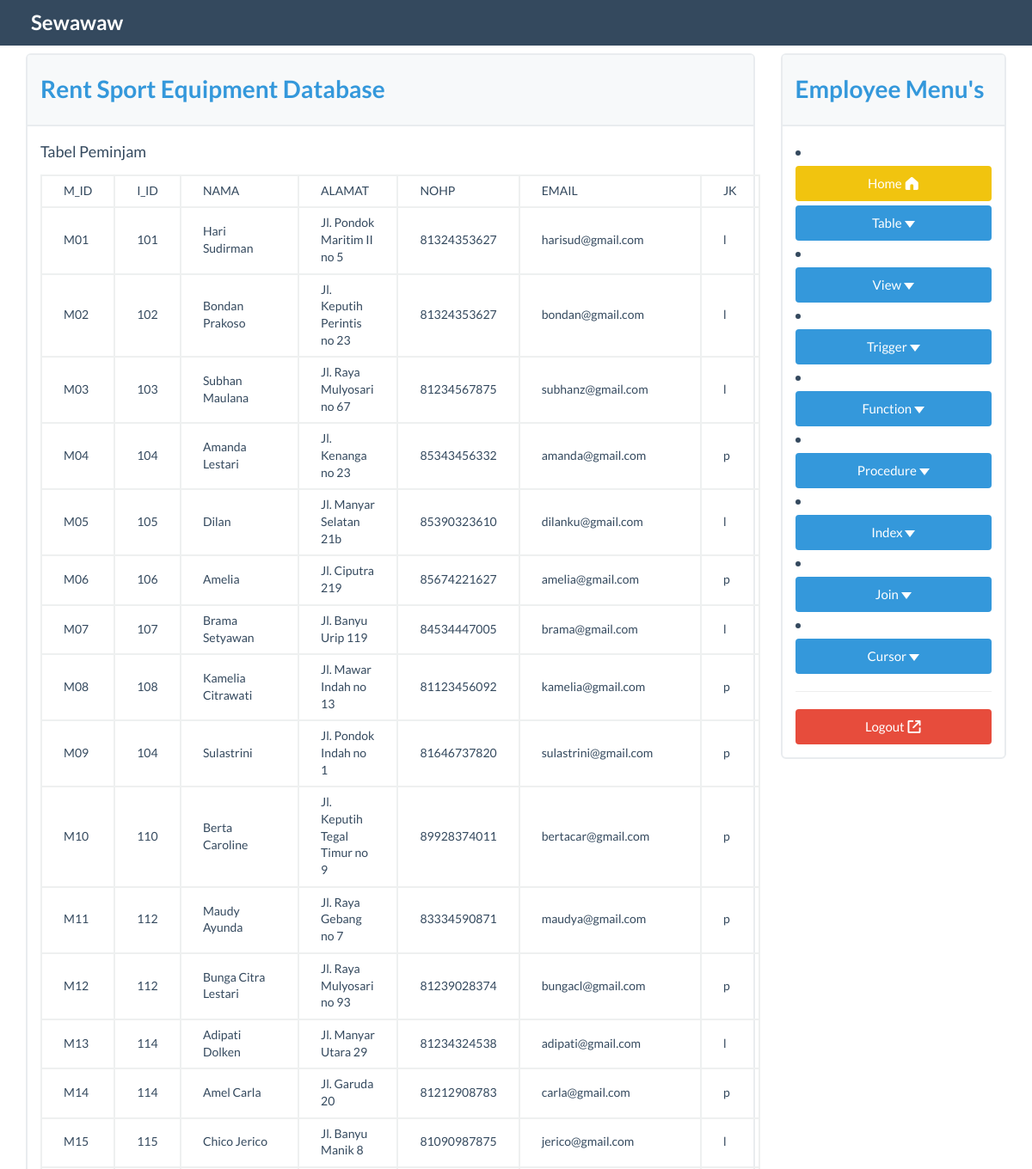
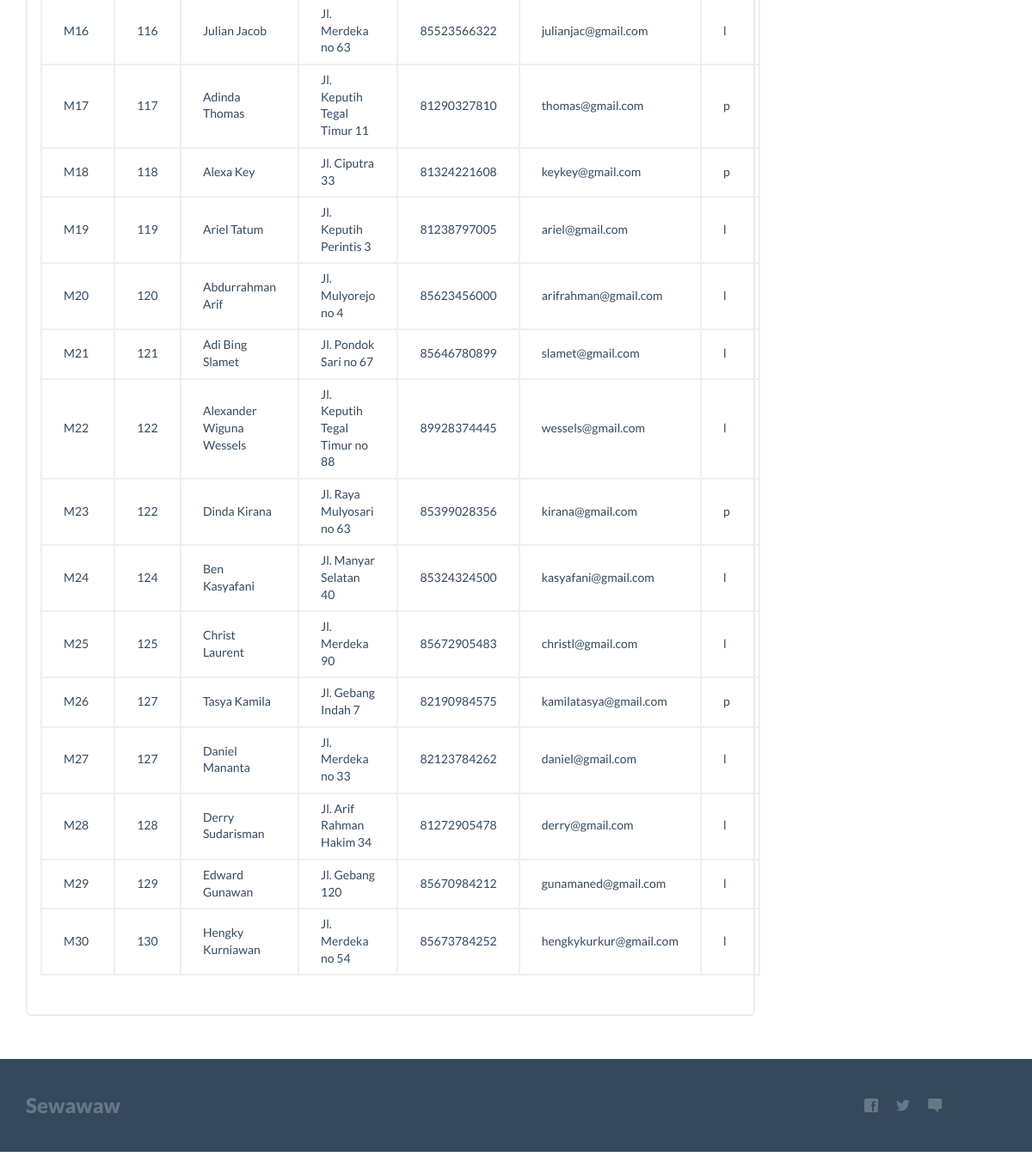
/peminjam.php, run on the app's committed database (2 pictures, top to bottom).
### tables this page shows
CREATE TABLE PEMINJAM(
 m_id CHAR(3) NOT NULL,
 i_id INT NOT NULL AUTO_INCREMENT,
 m_nama VARCHAR(50),
 m_alamat VARCHAR(100),
 m_nohp NUMERIC(12),
 m_email VARCHAR(100),
 m_jk CHAR(1),
 PRIMARY KEY (m_id),
 FOREIGN KEY(i_id) REFERENCES INSTANSI(i_id)
);

### peminjam.php (the view, shortened to what this page needs)
<!DOCTYPE html>
<html lang="en">
<head>
  <link rel="stylesheet" href="css/bootstrap.min.css">
    <link href="css/flat-ui-pro.css" rel="stylesheet">
</head>
<body>
<?php
include ("inc/navbar.php");?>
<div class="container">
	<br>
	<br>
  <div class="row">
    <div class="col-md-9" name="maincontent" id="maincontent">
		<div id="exercise" name="exercise" class="panel panel-info">
		<div class="panel-heading"><h5>Rent Sport Equipment Database</h5></div>
			<div class="panel-body">
			Tabel Peminjam<br>
			<table class="table table-bordered" style="margin-top:10px;">
				<tr >
			      <td>M_ID</td>
			      <td>I_ID</td>
			      <td>NAMA</td>
			      <td>ALAMAT</td>
			      <td>NOHP</td>
			      <td>EMAIL</td>
			      <td>JK</td>
			    </tr>
				 <?php
				      include 'inc/dbconn.php';
				      $query = "SELECT * FROM peminjam ORDER BY M_ID ASC";
				      $qr=mysqli_query($sqlconnect,$query);
				      while($data = mysqli_fetch_array($qr))
				      {
				        echo "<tr>";
				        echo "<td>$data[m_id]</td>";
				        echo "<td>$data[i_id]</td>";
				        echo "<td>$data[m_nama]</td>";
				        echo "<td>$data[m_alamat]</td>";
				        echo "<td>$data[m_nohp]</td>";
				        echo "<td>$data[m_email]</td>";
				        echo "<td>$data[m_jk]</td>";
				        echo "</tr>";
				      }
				      ?>
				    </table>
			</div>
		</div>
    </div>
   <div class="col-md-3">
		<?php
		include ("inc/sidebar-menu.php");?>
    </div>
  </div>
</div>
<?php
include ("inc/footer.php");?>
</body>
</html>

### data on the page
peminjam: m_id "M01", i "101", m_nama "Hari Sudirman", m_alamat "Jl. Pondok Maritim II no 5", m_nohp "81324353627", m_email "harisud@gmail.com", m_jk "l"
peminjam: m_id "M02", i "102", m_nama "Bondan Prakoso", m_alamat "Jl. Keputih Perintis no 23", m_nohp "81324353627", m_email "bondan@gmail.com", m_jk "l"
peminjam: m_id "M03", i "103", m_nama "Subhan Maulana", m_alamat "Jl. Raya Mulyosari no 67", m_nohp "81234567875", m_email "subhanz@gmail.com", m_jk "l"
peminjam: m_id "M04", i "104", m_nama "Amanda Lestari", m_alamat "Jl. Kenanga no 23", m_nohp "85343456332", m_email "amanda@gmail.com", m_jk "p"
peminjam: m_id "M05", i "105", m_nama "Dilan", m_alamat "Jl. Manyar Selatan 21b", m_nohp "85390323610", m_email "dilanku@gmail.com", m_jk "l"
peminjam: m_id "M06", i "106", m_nama "Amelia", m_alamat "Jl. Ciputra 219", m_nohp "85674221627", m_email "amelia@gmail.com", m_jk "p"
peminjam: m_id "M07", i "107", m_nama "Brama Setyawan", m_alamat "Jl. Banyu Urip 119", m_nohp "84534447005", m_email "brama@gmail.com", m_jk "l"
peminjam: m_id "M08", i "108", m_nama "Kamelia Citrawati", m_alamat "Jl. Mawar Indah no 13", m_nohp "81123456092", m_email "kamelia@gmail.com", m_jk "p"
peminjam: m_id "M09", i "104", m_nama "Sulastrini", m_alamat "Jl. Pondok Indah no 1", m_nohp "81646737820", m_email "sulastrini@gmail.com", m_jk "p"
peminjam: m_id "M10", i "110", m_nama "Berta Caroline", m_alamat "Jl. Keputih Tegal Timur no 9", m_nohp "89928374011", m_email "bertacar@gmail.com", m_jk "p"
peminjam: m_id "M11", i "112", m_nama "Maudy Ayunda", m_alamat "Jl. Raya Gebang no 7", m_nohp "83334590871", m_email "maudya@gmail.com", m_jk "p"
peminjam: m_id "M12", i "112", m_nama "Bunga Citra Lestari", m_alamat "Jl. Raya Mulyosari no 93", m_nohp "81239028374", m_email "bungacl@gmail.com", m_jk "p"
peminjam: m_id "M13", i "114", m_nama "Adipati Dolken", m_alamat "Jl. Manyar Utara 29", m_nohp "81234324538", m_email "adipati@gmail.com", m_jk "l"
peminjam: m_id "M14", i "114", m_nama "Amel Carla", m_alamat "Jl. Garuda 20", m_nohp "81212908783", m_email "carla@gmail.com", m_jk "p"
peminjam: m_id "M15", i "115", m_nama "Chico Jerico", m_alamat "Jl. Banyu Manik 8", m_nohp "81090987875", m_email "jerico@gmail.com", m_jk "l"
peminjam: m_id "M16", i "116", m_nama "Julian Jacob", m_alamat "Jl. Merdeka no 63", m_nohp "85523566322", m_email "julianjac@gmail.com", m_jk "l"
peminjam: m_id "M17", i "117", m_nama "Adinda Thomas", m_alamat "Jl. Keputih Tegal Timur 11", m_nohp "81290327810", m_email "thomas@gmail.com", m_jk "p"
peminjam: m_id "M18", i "118", m_nama "Alexa Key", m_alamat "Jl. Ciputra 33", m_nohp "81324221608", m_email "keykey@gmail.com", m_jk "p"
peminjam: m_id "M19", i "119", m_nama "Ariel Tatum", m_alamat "Jl. Keputih Perintis 3", m_nohp "81238797005", m_email "ariel@gmail.com", m_jk "l"
peminjam: m_id "M20", i "120", m_nama "Abdurrahman Arif", m_alamat "Jl. Mulyorejo no 4", m_nohp "85623456000", m_email "arifrahman@gmail.com", m_jk "l"
peminjam: m_id "M21", i "121", m_nama "Adi Bing Slamet", m_alamat "Jl. Pondok Sari no 67", m_nohp "85646780899", m_email "slamet@gmail.com", m_jk "l"
peminjam: m_id "M22", i "122", m_nama "Alexander Wiguna Wessels", m_alamat "Jl. Keputih Tegal Timur no 88", m_nohp "89928374445", m_email "wessels@gmail.com", m_jk "l"
peminjam: m_id "M23", i "122", m_nama "Dinda Kirana", m_alamat "Jl. Raya Mulyosari no 63", m_nohp "85399028356", m_email "kirana@gmail.com", m_jk "p"
peminjam: m_id "M24", i "124", m_nama "Ben Kasyafani", m_alamat "Jl. Manyar Selatan 40", m_nohp "85324324500", m_email "kasyafani@gmail.com", m_jk "l"
peminjam: m_id "M25", i "125", m_nama "Christ Laurent", m_alamat "Jl. Merdeka 90", m_nohp "85672905483", m_email "christl@gmail.com", m_jk "l"
peminjam: m_id "M26", i "127", m_nama "Tasya Kamila", m_alamat "Jl. Gebang Indah 7", m_nohp "82190984575", m_email "kamilatasya@gmail.com", m_jk "p"
peminjam: m_id "M27", i "127", m_nama "Daniel Mananta", m_alamat "Jl. Merdeka no 33", m_nohp "82123784262", m_email "daniel@gmail.com", m_jk "l"
peminjam: m_id "M28", i "128", m_nama "Derry Sudarisman", m_alamat "Jl. Arif Rahman Hakim 34", m_nohp "81272905478", m_email "derry@gmail.com", m_jk "l"
peminjam: m_id "M29", i "129", m_nama "Edward Gunawan", m_alamat "Jl. Gebang 120", m_nohp "85670984212", m_email "gunamaned@gmail.com", m_jk "l"
peminjam: m_id "M30", i "130", m_nama "Hengky Kurniawan", m_alamat "Jl. Merdeka no 54", m_nohp "85673784252", m_email "hengkykurkur@gmail.com", m_jk "l"
